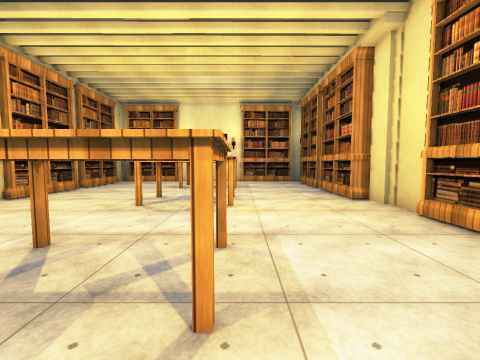
view 1 (above)

16 first-person views from a walk through a 3-D level made in the Unity game engine. The camera is 1.5 m above the floor, tilts 4° down and sees 90° across. The floor is counted in squares, 1 m on a side. Each view is taken from the middle of a square. On the plan, view 1 faces up. The plan holds only what a view shows up to about 13 squares ahead; the rest is blank. The place goes on beyond the plan. The player character is not drawn. Some surface patterns are stand-ins.

view 2
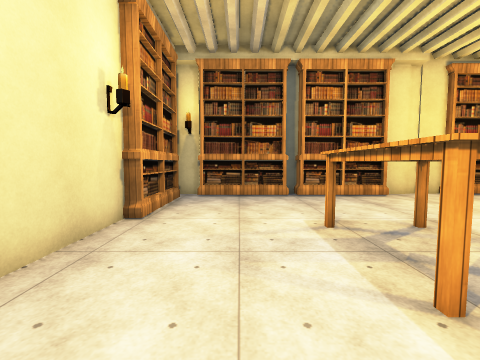

view 3
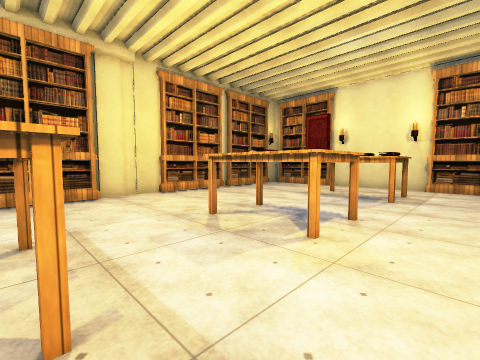

view 4
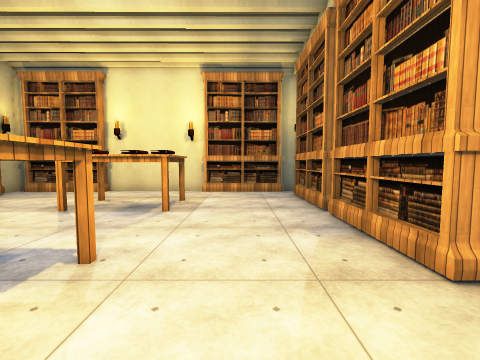

view 5
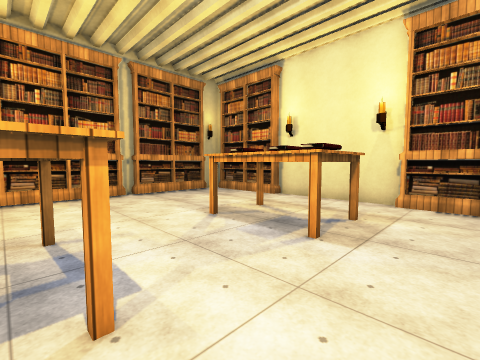

view 6
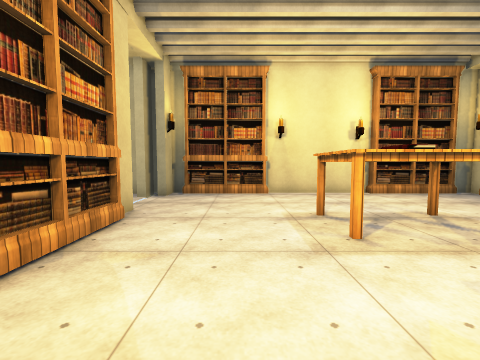

view 7
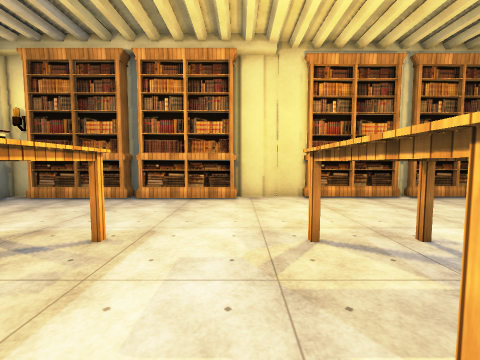

view 8
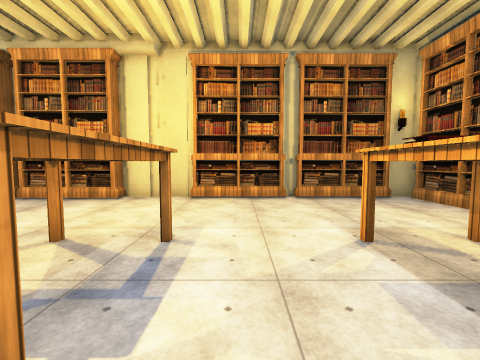

view 9
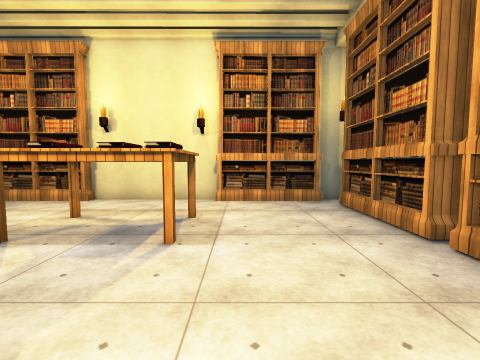

view 10
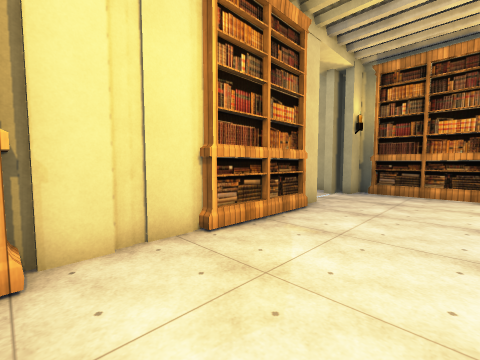

view 11
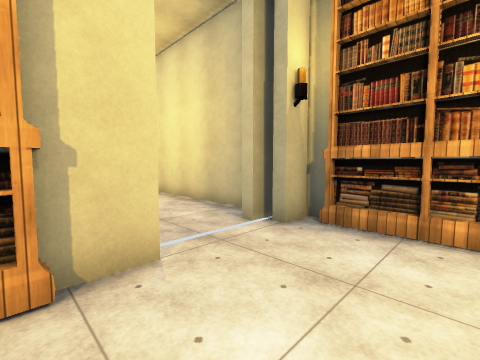

view 12
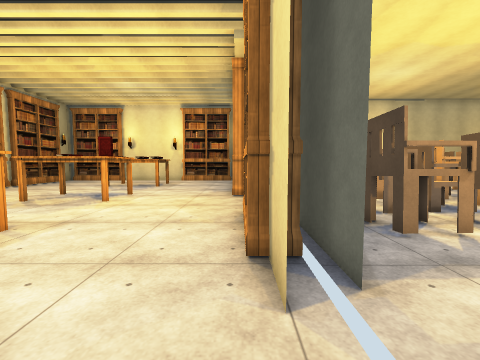

view 13
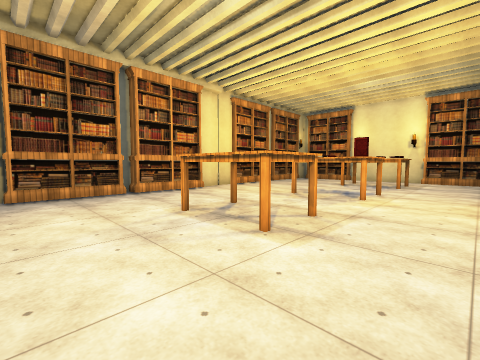

view 14
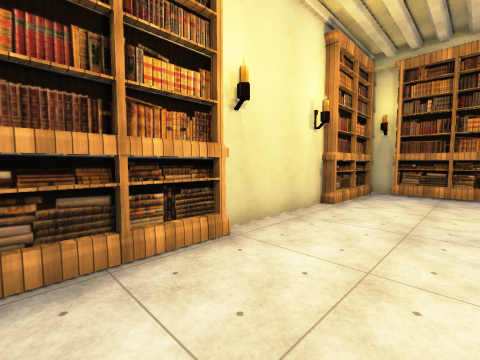

view 15
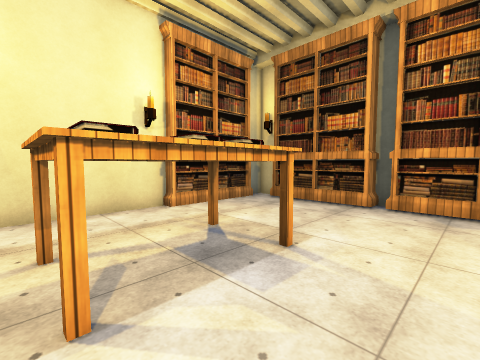

view 16
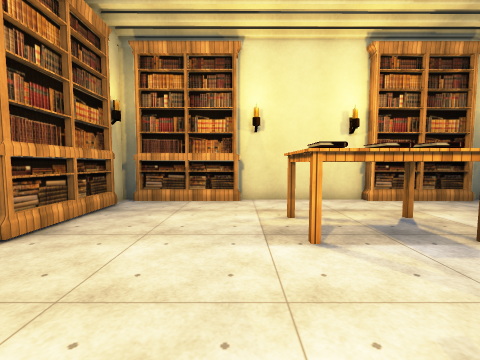

### Floor plan
Points are (right, up) in squares from view 1. A wall is a line through its corners. A room is listed if a view was taken in it or the views show most of it. See-through windows are left out.
Room 1 (views 1, 2, 3, 4, 5, 6, 7, 8, 9, 10, 11, 12, 13, 14, 15, 16)
walls: (5.3, 8.7) (5.3, 9.8); (5.5, 6.6) (5.5, 8.8); (5.5, 14) (5.5, 14.6); (-9.7, 10) (-9.7, 6.8); (5.5, 1.2) (5.5, 2.8); (6.5, 1.8) (6.5, 3.5); (-9.7, 2.9) (-9.7, 2.1); (-9.7, 14.5) (-9.7, 13.9); (-4.5, -3.1) (0.6, -3.1); (0.3, 19.9) (-5.1, 19.8); (4.8, -3.1) (5.5, -3.1) (5.5, -2) (5.9, -2); (5.2, 18.9) (5.2, 19.9) (4.4, 19.9); (6.2, -2.8) (6.2, -1.7) (6.6, -1.7); (-9.7, -1.7) (-9.7, -3.1) (-8.9, -3.1); (-9.2, 19.8) (-9.8, 19.8) (-9.8, 18.6)
objects: bookshelf (-10, 11) to (-10, 13); bookshelf (-10, 15) to (-10, 18); bookshelf (-9, -2) to (-9, 2); bookshelf (-9, 3) to (-9, 7); bookshelf (-8, -3) to (-5, -3); bookshelf (-8, 20) to (-6, 20); table (-3, 2) to (0, 4); table (-3, 9) to (0, 10); table (-3, 15) to (0, 16); bookshelf (1, -3) to (4, -3); bookshelf (1, 20) to (4, 20); bookshelf (5, 3) to (6, 6); bookshelf (5, 11) to (5, 13); bookshelf (5, 15) to (5, 18); other object (8, 4) to (8, 5)

Where each view was taken, in squares from view 1:
view 1: 0 up, 0 right, facing up
view 2: 0 up, 2 right, facing left
view 3: 4 up, 2 right, facing up-left
view 4: 7 up, 2 right, facing up
view 5: 10 up, 2 right, facing up-left
view 6: 9 up, 2 right, facing down
view 7: 7 up, 1 right, facing left
view 8: 12 up, 1 right, facing left
view 9: 10 up, 1 right, facing up
view 10: 10 up, 1 right, facing down-right
view 11: 3 up, 2 right, facing down-right
view 12: 1 down, 5 right, facing up
view 13: 2 down, 3 right, facing up-left
view 14: 1 up, 4 right, facing down-left
view 15: 12 up, 4 left, facing up-right
view 16: 10 up, 5 left, facing up
